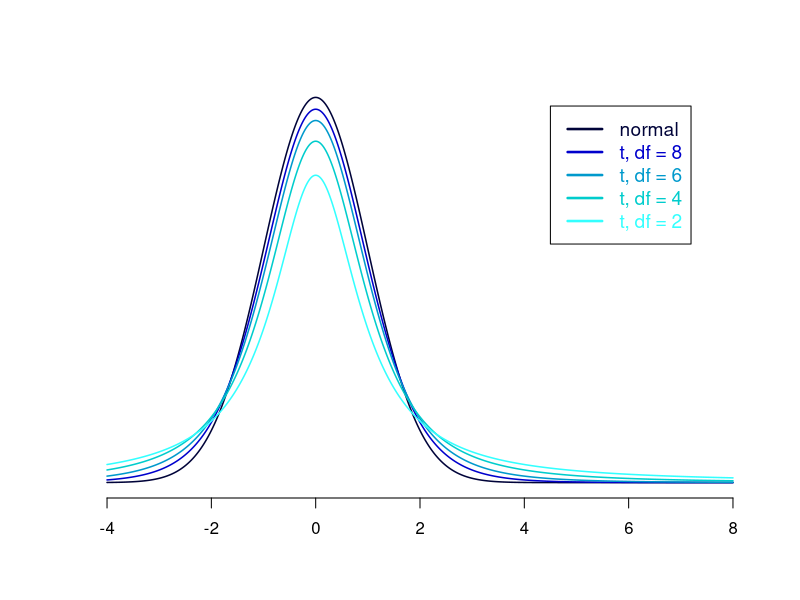

Write the R code that produced this figure.
#' BTC1859 Data Science in Health I, Assignment 1 
#' Prof. Nicholas Mitsakakis, Summer Term, 2024
#' Zachery Chan, 1005468012

# Github repo for R: https://github.com/SirAcia/BTC1859.git

# Please note that questions 2-4 are answered on the word document/written report

#' -------------------------------------

#' Question 1:

#' Using the function pbinom() as this scenario deals with desecretized, 
#' numerical data. Also assuming that there are only 2 states for this sickness:
#' sick or not sick, thus fulfilling the requirements (& conditions) necessary 
#' to use a binomial distribution 

#' Let p be the national probability of falling sick where p = 0.2, 

# Finding the complement of the probability of 5 or less kids (=<5) get sick in a class of 15,
# given that the students are in the population of students affected by the national 
# of getting sick (i.e. lie in the the population where parameter p = 0.2)

# Finding complement of pbinom(5,size = 15,prob = 0.2), thus the probability of 
# at least 6 kids gettign sick 
prob_at_least_6 <- 1 - pbinom(5,size = 15,prob = 0.2)

#outputting probability to console window
prob_at_least_6

# prob_at_least_6 = 0.06105143

#' -------------------------------------

# Question 5

#Setting sequence for x-axis, using seq function to ensure smooth line (has many, many points)
x <- seq(from = -4, to = 8, length.out = 1000)

#PLotting normal distribution as y to plot on graph, using standard normal distribution (mean = 0, var = 1)
y_norm <- dnorm(x, mean = 0, sd = sqrt(1), log = FALSE)

#Plotting the normal distribution first as it well be tallest and set the zoom for y-axis accordingly
plot(x, y_norm, type = "l",col = "#000339", xlab = " ",ylab = " ", yaxt = "n", frame.plot = FALSE, lwd = 1.5)

#Creating vectors for the given degrees of freedom for the t-distributions
df_8 <- 8
df_4 <- 4
df_2 <- 2
df_1 <- 1

#Using points() to plot each t-distribution on the original graph, also set lwd = 1.5 for clarity
y_8 <- dt(x, df_8)
points(x, y_8, type = "l", col = "#0000CC", lwd = 1.5)

y_4 <- dt(x, df_4)
points(x, y_4, type = "l", col = "#0099CC", lwd = 1.5)

y_2 <- dt(x, df_2)
points(x, y_2, type = "l", col = "#00CCCC", lwd = 1.5)

y_1 <- dt(x, df_1)
points(x, y_1, type = "l", col = "#33FFFF", lwd = 1.5)

# Creating legend for the graph, used darker colours so it is more visisble 
# (found the one in the slides hard to read). Set the color of the normal 
# distribution darker for better disticntion & ease of viewing 
legend(x = 4.5, y = 0.39, legend = c("normal", "t, df = 8","t, df = 6", "t, df = 4", "t, df = 2"), 
       col = c("#000339", "#0000CC", "#0099CC", "#00CCCC", "#33FFFF"), lty = 1, border = "black", 
       text.col = c("#000339", "#0000CC", "#0099CC", "#00CCCC", "#33FFFF"), lwd = 2.5, cex = 1.15)

#Saved graph as file as placed into word report 
